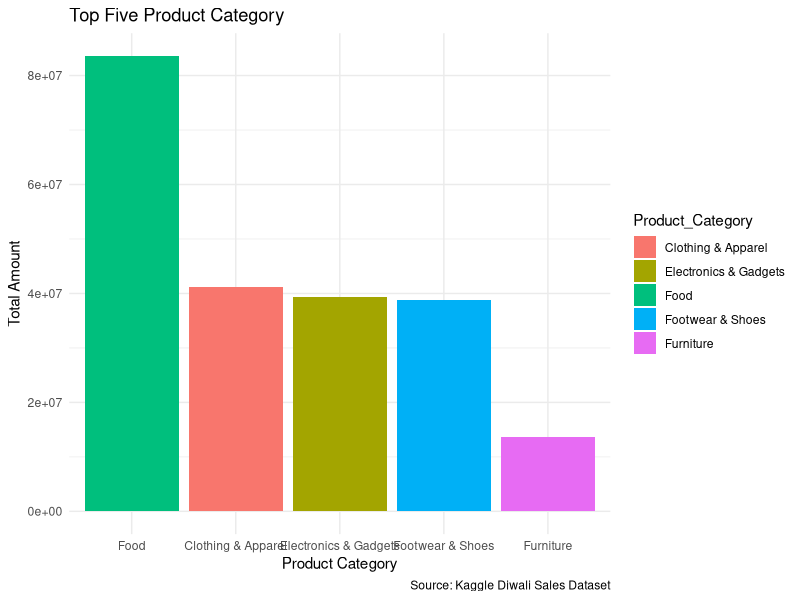
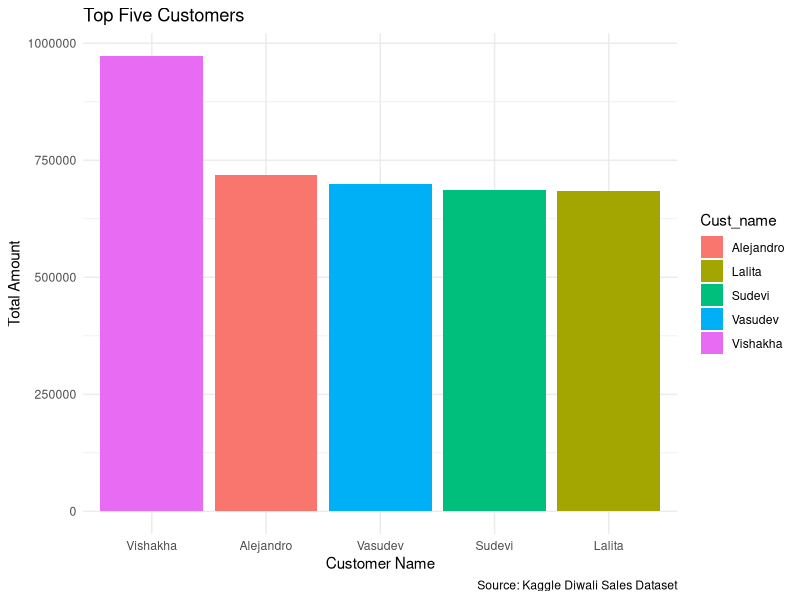
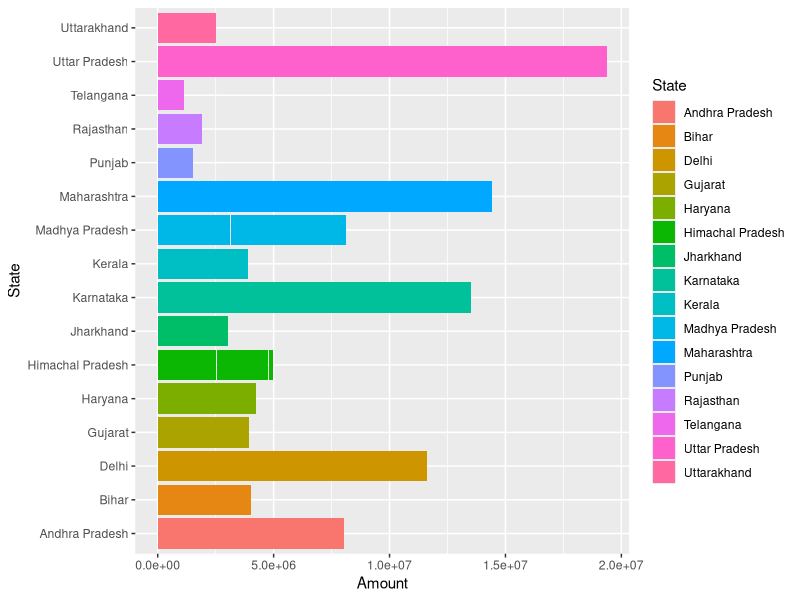
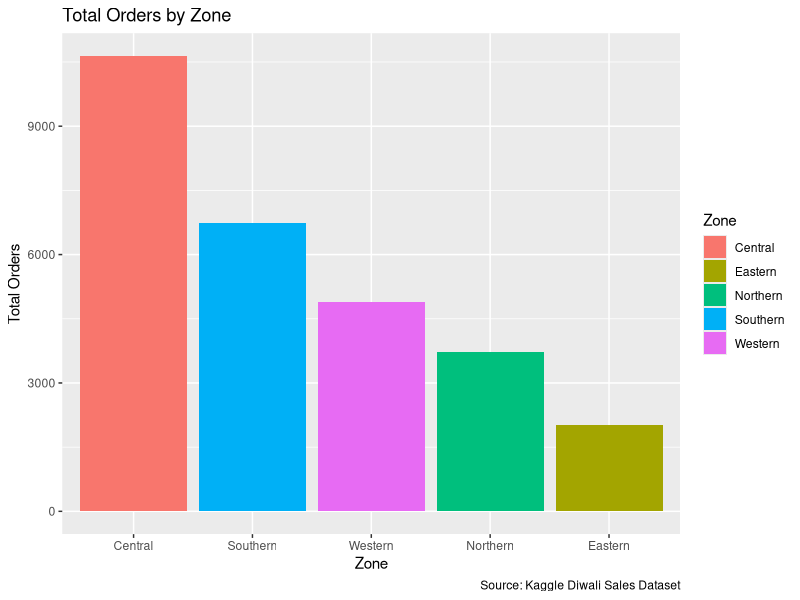
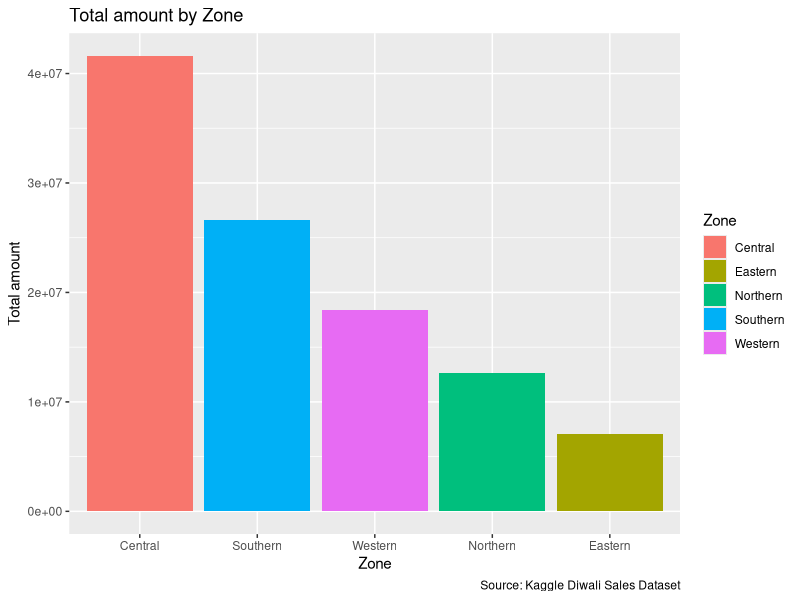
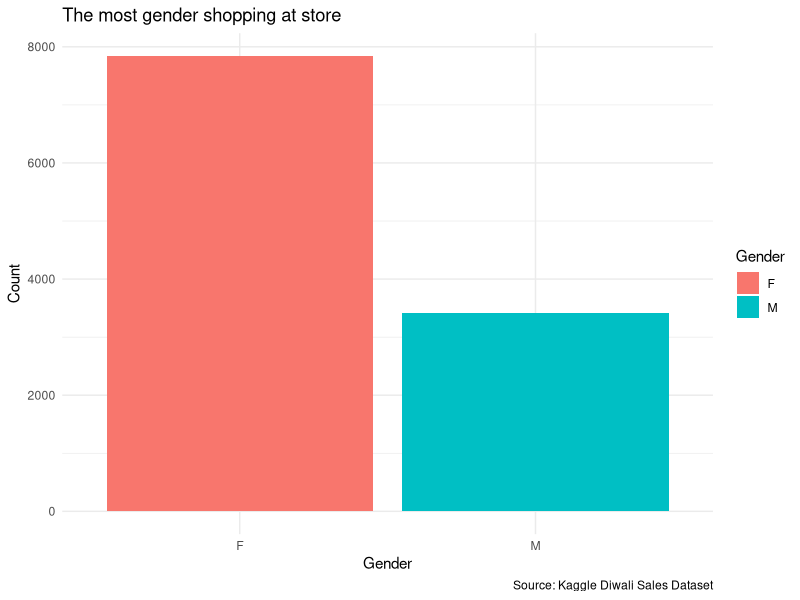
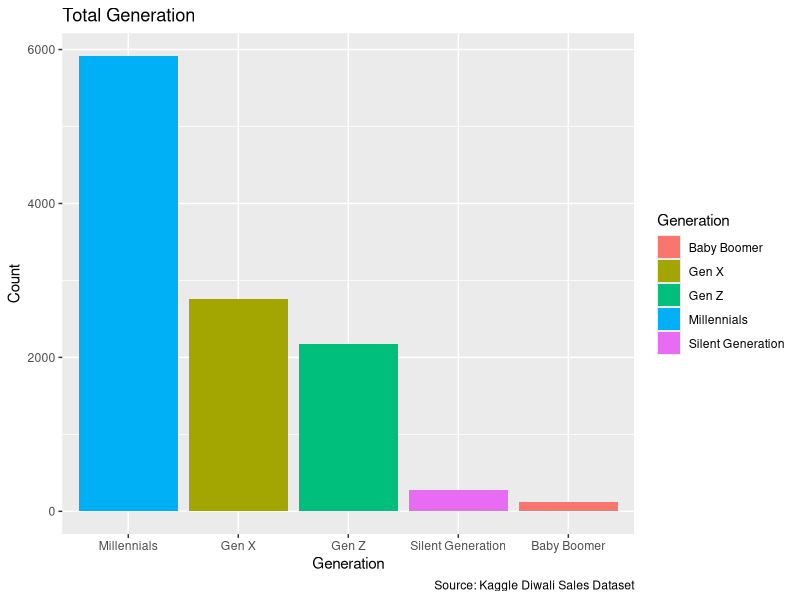
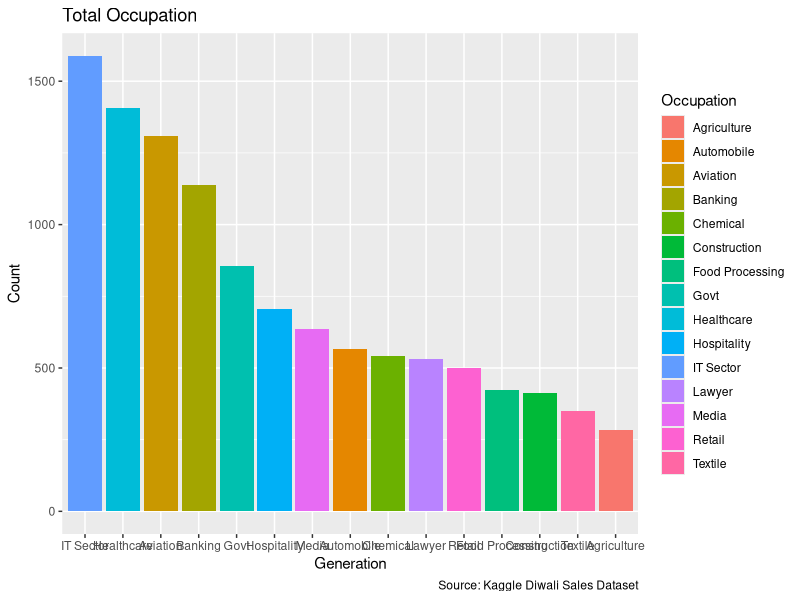

These figures' R source, in order:
## ---- chunk 1
knitr::opts_chunk$set(echo = TRUE)
## ---- chunk 2
options(tinytex.verbose = TRUE)
## ---- chunk 3
## Library
library(readr)
library(dplyr)
library(tidyverse)
library(ggplot2)
library(caret)
## ---- chunk 4
## import read.csv()

diwali_sales <- tibble(read.csv("Diwali_Sales_Data_main.csv"))

## ---- chunk 5
## check NA

diwali_sales %>%
  complete.cases()%>%
  mean()
## ---- chunk 6
## select column

ds_cl <- diwali_sales %>%
  select(User_ID,
         Cust_name,
         Product_ID,
         Product_Category,
         Gender,
         Age,
         Marital_Status,
         State,
         Zone,
         Occupation,
         Orders,
         Amount) %>%
  drop_na()
## ---- chunk 7
q1 <- diwali_sales %>%
  group_by(Product_Category) %>%
  summarise(Total_amount = sum(Orders * Amount)) %>%
  arrange(desc(Total_amount)) %>%
  head(5)

print(q1)

message("The most product category total amount is: ", 
        head(q1$Product_Category,1),
        " " ,
        "and",
        " ",
        "The total amount is: $ ",
        head(q1$Total_amount,1))
## ---- chunk 8
ds_cl %>%
  group_by(Product_Category) %>%
  summarise(
    total_amount = sum(Amount * Orders)
  ) %>%
  top_n(5) %>%
  arrange(desc(total_amount)) %>%
  ggplot(aes(reorder(Product_Category, -total_amount), total_amount, fill = Product_Category)) +
  geom_col() +
  theme_minimal() +
  labs(
    title = "Top Five Product Category",
    x = "Product Category",
    y = "Total Amount",
    caption = "Source: Kaggle Diwali Sales Dataset"
  )
## ---- chunk 9
## Question2 : Who is the most spending amount

q2 <- diwali_sales %>%
  group_by(Cust_name) %>%
  summarise(
    Total_amount = sum(Orders * Amount)
  ) %>%
  arrange(desc(Total_amount)) %>%
  head(5)

print(q2)
message(head(q2$Cust_name,1),
        " ",
        "is the most spending amount in $ ",
        head(q2$Total_amount,1),
        " product category")
## ---- chunk 10
ds_cl %>%
  group_by(Cust_name) %>%
  summarise(
    total_amount = sum(Amount * Orders)
  ) %>%
  top_n(5) %>%
  ggplot(aes(reorder(Cust_name, -total_amount), total_amount, fill = Cust_name)) +
  geom_col() +
  theme_minimal() +
  labs(
    title = "Top Five Customers",
    x = "Customer Name",
    y = "Total Amount",
    caption = "Source: Kaggle Diwali Sales Dataset"
  )
## ---- chunk 11
q3 <- diwali_sales%>%
    select(Cust_name,
           Gender,
           State,
           Zone,
           Orders,
           Amount) %>%
    mutate(Total_amount = Orders * Amount) %>%
    filter(Total_amount > 50000) %>%
    arrange(desc(Total_amount)) %>%
    head(10)

print(q3)
message("Which state is the most user spending is: ",
        head(q3$State,1))
## ---- chunk 12
## Plot 4: Relationship with State and Amount

ds_cl %>%
  group_by(State) %>%
ggplot(data = ds_cl,
       mapping = aes(x = Amount, y = State, fill = State)) +
  geom_col()

## ---- chunk 13
# count zone
diwali_sales %>%
  count(Zone)
## ---- chunk 14
avg_orders <- mean(diwali_sales$Orders)

  ## total and percentage avg orders

diwali_sales %>%
  select(Zone,
         Product_Category,
         Orders,
         Amount) %>%
  filter(Orders >= avg_orders) %>%
  group_by(Zone) %>%
  summarise(total_avg_orders = n()) %>%
  mutate(pct_avg_orders =  c(total_avg_orders / sum(total_avg_orders)) * 100) %>%
  arrange(desc(total_avg_orders))
## ---- chunk 15
  # total orders  
  diwali_sales %>%
    select(Zone,
           Product_Category,
           Orders) %>%
    group_by(Zone) %>%
    summarise(total_orders = sum(Orders))
## ---- chunk 16
## Plot 4.2:  Calculate the total number of orders across all zones.

ds_cl %>%
  group_by(Zone) %>%
  summarise(total_orders = sum(Orders)) %>%
  arrange(desc(total_orders)) %>%
  ggplot(mapping = aes(x = reorder(Zone, -total_orders), y = total_orders, fill = Zone)) +
  geom_col() +
  labs(
    title = "Total Orders by Zone",
    x = "Zone",
    y = "Total Orders",
    caption =  "Source: Kaggle Diwali Sales Dataset"
  )
## ---- chunk 17
## Plot 4.3:  For each zone, identify the product category with the highest number of orders.

ds_cl %>%
  group_by(Zone) %>%
  summarise(total_amount = sum(Amount)) %>%
  arrange(desc(total_amount)) %>%
  ggplot(
         mapping = aes(x = reorder(Zone, -total_amount), y = total_amount, fill = Zone )) +
  geom_col() +
  labs(
    title = "Total amount by Zone",
    x = "Zone",
    y = "Total amount",
    caption = "Source: Kaggle Diwali Sales Dataset"
  )
## ---- chunk 18
## Central

  diwali_sales %>%
    select(Zone, 
           Product_Category,
           Orders, 
           Amount) %>%
    group_by(Product_Category) %>%
    filter(Zone == "Central") %>%
    summarize(Total_order = sum(Orders)) %>%
    arrange(desc(Total_order)) %>%
    head(2)  
## ---- chunk 19
## Western
  
  diwali_sales %>%
    select(Zone, 
           Product_Category,
           Orders, 
           Amount) %>%
    group_by(Product_Category) %>%
    filter(Zone == "Western") %>%
    summarize(Total_order = sum(Orders)) %>%
    arrange(desc(Total_order)) %>%
    head(2) 
## ---- chunk 20
## Southern
  
  diwali_sales %>%
    select(Zone, 
           Product_Category,
           Orders, 
           Amount) %>%
    group_by(Product_Category) %>%
    filter(Zone == "Southern") %>%
    summarize(Total_order = sum(Orders)) %>%
    arrange(desc(Total_order)) %>%
    head(2)
## ---- chunk 21
## Eastern
  
  diwali_sales %>%
    select(Zone, 
           Product_Category,
           Orders, 
           Amount) %>%
    group_by(Product_Category) %>%
    filter(Zone == "Eastern") %>%
    summarize(Total_order = sum(Orders)) %>%
    arrange(desc(Total_order)) %>%
    head(2) 
## ---- chunk 22
## Northern
  
  diwali_sales %>%
    select(Zone, 
           Product_Category,
           Orders, 
           Amount) %>%
    group_by(Product_Category) %>%
    filter(Zone == "Northern") %>%
    summarize(Total_order = sum(Orders)) %>%
    arrange(desc(Total_order)) %>%
    head(2) 
## ---- chunk 23
# which product category is the most spent in Central?

diwali_sales %>%
  select(Zone, 
         Product_Category, 
         Amount) %>%
  group_by(Product_Category) %>%
  filter(Zone == "Central") %>%
  summarize(Total_Amount = sum(Amount)) %>%
  arrange(desc(Total_Amount)) %>%
  head(10)


  # which product category is the most spent in Western?

diwali_sales %>%
  select(Zone, Product_Category, Amount) %>%
  group_by(Product_Category) %>%
  filter(Zone == "Western") %>%
  summarize(Total_Amount = sum(Amount)) %>%
  arrange(desc(Total_Amount)) %>%
  head(10)


  # which product category is the most spent in Southern?

diwali_sales %>%
  select(Zone, Product_Category, Amount) %>%
  group_by(Product_Category) %>%
  filter(Zone == "Southern") %>%
  summarize(Total_Amount = sum(Amount)) %>%
  arrange(desc(Total_Amount)) %>%
  head(10)


  # which product category is the most spent in Eastern?

diwali_sales %>%
  select(Zone, Product_Category, Amount) %>%
  group_by(Product_Category) %>%
  filter(Zone == "Eastern") %>%
  summarize(Total_Amount = sum(Amount)) %>%
  arrange(desc(Total_Amount)) %>%
  head(10)

  # which product category is the most spent in Northern?

diwali_sales %>%
  select(Zone, Product_Category, Amount) %>%
  group_by(Product_Category) %>%
  filter(Zone == "Northern") %>%
  summarize(Total_Amount = sum(Amount)) %>%
  arrange(desc(Total_Amount)) %>%
  head(10)
## ---- chunk 24
## create generation table

diwali_sales_gen <- diwali_sales %>%
                select(User_ID,
                       Cust_name,
                       Product_ID,
                       Gender,
                       Age.Group,
                       Age,
                       Marital_Status,
                       Marital_Status,
                       State,
                       Zone,
                       Occupation,
                       Product_Category,
                       Orders,
                       Amount) %>%
                mutate(Generation = ifelse(Age < 26, "Gen Z",
                                    ifelse(Age < 42, "Millennials",
                                    ifelse(Age < 58, "Gen X",
                                    ifelse(Age < 68, "Baby Boomer", "Silent Generation")))))
## ---- chunk 25
## Question 5.1: Which customer has spent the most money? To which generation do they belong?

diwali_sales_gen %>%
  select(User_ID,
         Cust_name,
         Gender,
         Age,
         Orders,
         Amount,
         Occupation,
         Generation) %>%
  mutate(total_amount = Orders * Amount)%>%
  arrange(desc(total_amount)) %>%
  head(10)
## ---- chunk 26

## Avg amount gen z

diwali_sales_gen %>%
  group_by(Generation) %>%
  filter(Generation == "Gen Z") %>%
  summarize(
    total_amount = sum(Amount),
    avg_amount = mean(Amount),
    percentage_amount = (sum(Amount) / sum(diwali_sales_gen$Amount)) * 100
  )
## ---- chunk 27
  ## How many Male and Female in Gender?

diwali_sales %>%
  count(Gender)
## ---- chunk 28
## Plot 3: Which gender are the most come to shopping at store

ggplot(data = ds_cl,
       mapping = aes(x = Gender, fill = Gender)) +
  geom_bar() +
  theme_minimal() +
  labs(
    title = "The most gender shopping at store",
    x = "Gender",
    y = "Count",
    caption = "Source: Kaggle Diwali Sales Dataset"
  )
## ---- chunk 29
  ## How many Generation in Customer?

diwali_sales_gen %>%
  count(Generation)
## ---- chunk 30
## Plot 5: Total Generation

diwali_sales_gen%>%
  group_by(Generation) %>%
  count() %>%
  ggplot(mapping = aes(x = reorder(Generation, -n), y = n, fill = Generation))+
  geom_col() +
  labs(
    title = "Total Generation",
    x = "Generation",
    y = "Count",
    caption = "Source: Kaggle Diwali Sales Dataset"
  )
## ---- chunk 31
## Plot 6: Total Occupation

diwali_sales_gen %>%
  group_by(Occupation) %>%
  count() %>%
  ggplot(mapping = aes(x = reorder(Occupation, -n), y = n, fill = Occupation))+
  geom_col() +
  labs(
    title = "Total Occupation",
    x = "Generation",
    y = "Count",
    caption = "Source: Kaggle Diwali Sales Dataset"
  )
## ---- chunk 32
## Question 6: Identify the percentage amount for each occupation.

avg_amount <- mean(diwali_sales$Amount)

diwali_sales %>%
  select(Occupation,
         Orders,
         Amount) %>%
  group_by(Occupation) %>%
  summarise(total_avg_amount = n(),
            pct_amount = (sum(Amount) / sum(diwali_sales_gen$Amount)) *100) %>%
  arrange(desc(total_avg_amount))

## ---- chunk 33
## Question 7: What is the total amount for each age group? 

diwali_sales %>%
  select(Age.Group,
         Product_Category,
         Amount,
         Orders) %>%
  group_by(Age.Group) %>%
  summarise(total_amount = sum(Amount),
            pct_amount = (sum(Amount) / sum(diwali_sales_gen$Amount)) * 100) %>%
  arrange(desc(total_amount))
## ---- chunk 34
## Plot 7: What is the total amount for each age group?

diwali_sales %>%
  group_by(Age.Group) %>%
  summarise(total_amount = sum(Amount)) %>%
  arrange(desc(total_amount)) %>%
  ggplot(mapping = aes( x= reorder(Age.Group, -total_amount), y = total_amount, fill = Age.Group)) +
  geom_col() +
  labs(
    title = "Total amount by Age group",
    x = "Age groups",
    y = "Total Amount",
    caption = "Source: Kaggle Diwali Sales Datasets"
  )

## ---- chunk 35
## install.packages
install.packages("readr")
install.packages("dplyr")
install.packages("tidyverse")
install.packages("ggplot2")

## Library
library(readr)
library(dplyr)
library(tidyverse)
library(ggplot2)
library(caret)

## import read.csv()

diwali_sales <- tibble(read.csv("Diwali_Sales_Data_main.csv"))

## select column

ds_cl <- diwali_sales %>%
  select(User_ID,
         Cust_name,
         Product_ID,
         Product_Category,
         Gender,
         Age,
         Marital_Status,
         State,
         Zone,
         Occupation,
         Orders,
         Amount) %>%
  drop_na()



## check NA

ds_cl %>%
  complete.cases() %>%
  mean()
## ---- chunk 36

ggplot(ds_cl, aes(Amount)) +
  geom_density() +
  theme_minimal() +
  labs(
    title = "Quick Visualization of Amount",
    x = "Amount",
    caption = "Source: Kaggle Diwali Sales Datasets"
  )

## ---- chunk 37
## split data

sp_data <- function(ds_cl, train_size = 0.7) {
  set.seed(42)
  n <- nrow(diwali_sales)
  id <- sample(n, size = n * train_size)
  tr_df <- ds_cl[id,]
  ts_df <- ds_cl[-id,]
  list(train = tr_df,
       test = ts_df)
}


## prep data

prep_data <- sp_data(ds_cl)
tr_df <- prep_data[[1]]
ts_df <- prep_data[[2]]
## ---- chunk 38
## train model

set.seed(42)
lm_model <- train(Amount ~ Orders ,
               data = tr_df,
               method = "lm")


## view model

lm_model
## ---- chunk 39
# score <- prediction

p <- predict(lm_model, newdata = ts_df)

## ---- chunk 40
## evaluate
  # mae mse rmse
  ## create function

cal_mae <- function(actual, pred) {
  error <- actual - pred
  return(mean(abs(error)))
}

cal_mse <- function(actual, pred) {
  error <- actual - pred
  mean(error ** 2)
}

cal_rmse <- function(actual, pred) {
  error <- actual - pred
  sqrt(mean(error ** 2))
}


# check result

cal_mae(ts_df$Amount, p)
cal_mse(ts_df$Amount, p)
cal_rmse(ts_df$Amount, p)

## ---- chunk 41
## Summary 

lm_model$finalModel %>%
  summary()
